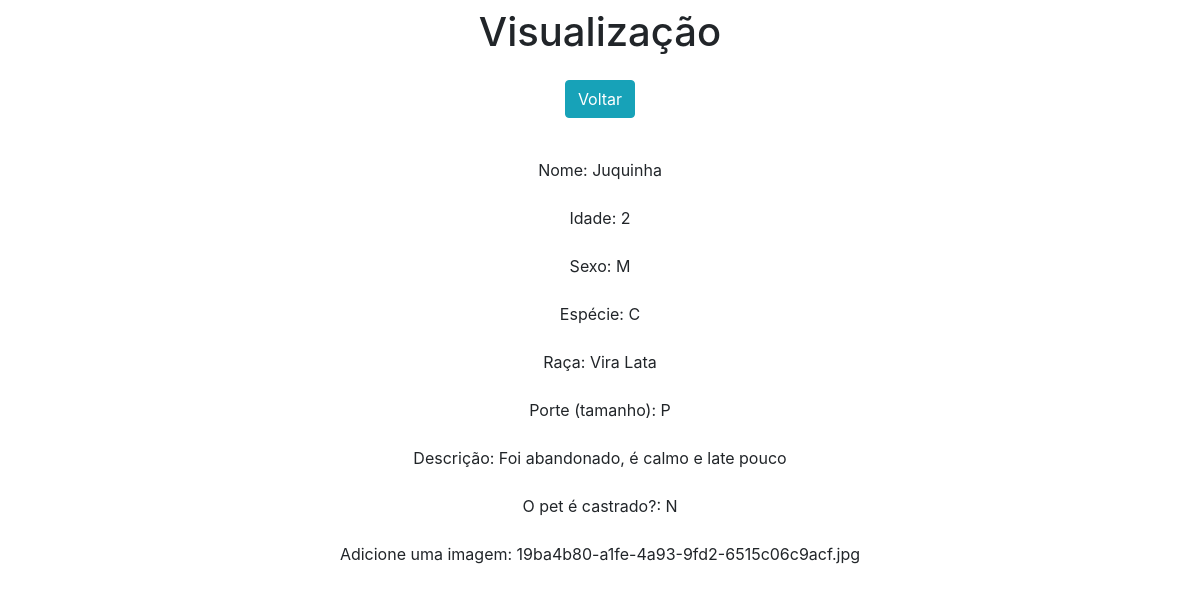
The app's page /view/1/, older data.
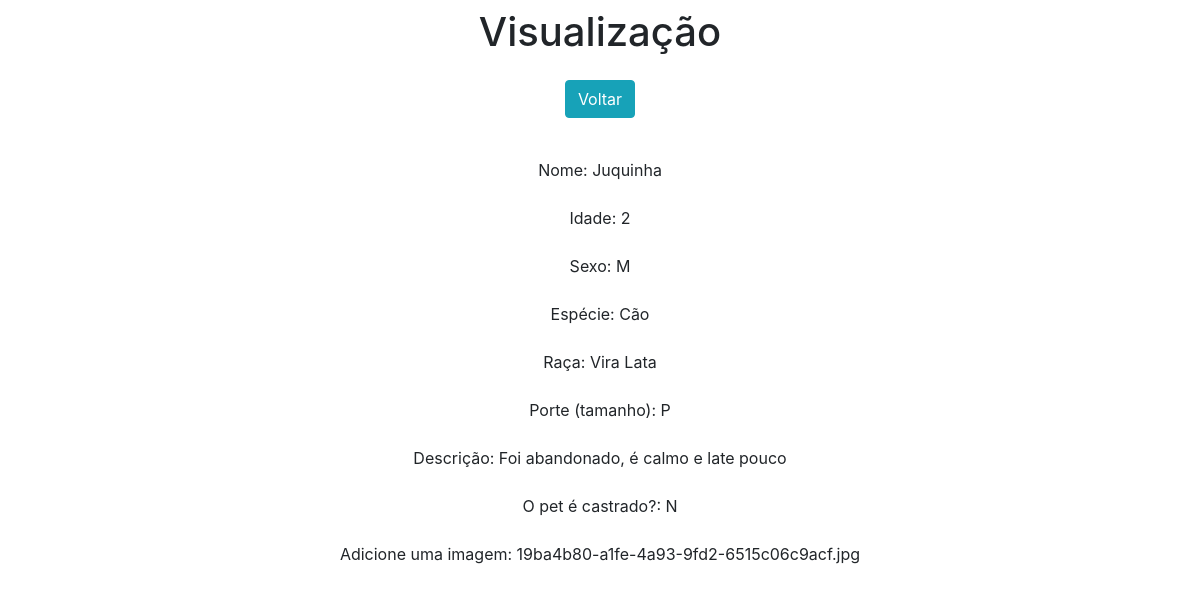
The same page, newer data.
### telainicial/models.py (models this page shows)
class Pets(models.Model):
    MF = [('M', 'Macho'), ('F', 'Fêmea')]
    Especies = [('Cão','Cão'), ('Gato','Gato')]
    Tamanhos = [('XP','Mini'),('P','Pequeno'),('M','Médio'),('G','Grande'),('XG','Extra Grande')]
    Castracao = [('S', 'Sim'), ('N', 'Não')]
    nome = models.CharField(max_length=100)
    idade = models.IntegerField(null=True)
    sexo = models.CharField(choices=MF, max_length=1)
    especie = models.CharField(choices=Especies, max_length=4)
    raca = models.CharField(max_length=30)
    porte = models.CharField(choices=Tamanhos, max_length=2)
    descricao = models.TextField()
    castrado = models.CharField(choices=Castracao, max_length=1)
    imagem = StdImageField('Imagem', upload_to=get_file_path, variations={'thumb': {'width': 480, 'height': 480, 'crop': True}})

### telainicial/views.py (the view)
# urls.py: path('view/<int:pk>/', views.view, name='view'),
def view(request, pk):
    data = {}
    data['db'] = Pets.objects.get(pk=pk)
    return render(request, 'view.html',data)

### telainicial/templates/view.html (shortened to what this page needs)
{% load static %}
<!DOCTYPE html>
<html lang="pt-br">
<head>
    <link rel="stylesheet" href="https://stackpath.bootstrapcdn.com/bootstrap/4.1.3/css/bootstrap.min.css">
</head>
<body>
    <div class="col-8 m-auto pt-2 pb-2 text-center">
        <h1> Visualização </h1>
    </div>
    <div class="col-8 m-auto pt-2 pb-2 text-center">
        <a href="/" class="btn btn-info"> Voltar </a>
    </div>
    <div class="col-8 m-auto pt-2 pb-2 text-center">
            <div class="form-group mt-4">Nome: {{db.nome}}</div>
            <div class="form-group mt-4">Idade: {{db.idade}}</div>
            <div class="form-group mt-4">Sexo: {{db.sexo}}</div>
            <div class="form-group mt-4">Espécie: {{db.especie}}</div>
            <div class="form-group mt-4">Raça: {{db.raca}}</div>
            <div class="form-group mt-4">Porte (tamanho): {{db.porte}}</div>
            <div class="form-group mt-4">Descrição: {{db.descricao}}</div>
            <div class="form-group mt-4">O pet é castrado?: {{db.castrado}}</div>
            <div class="form-group mt-4">Adicione uma imagem: {{db.imagem}}</div>
    </div>
</body>
</html>

Row changes from the older to the newer data that the page shows:
changed Pets "Juquinha": especie "C" → "Cão"
